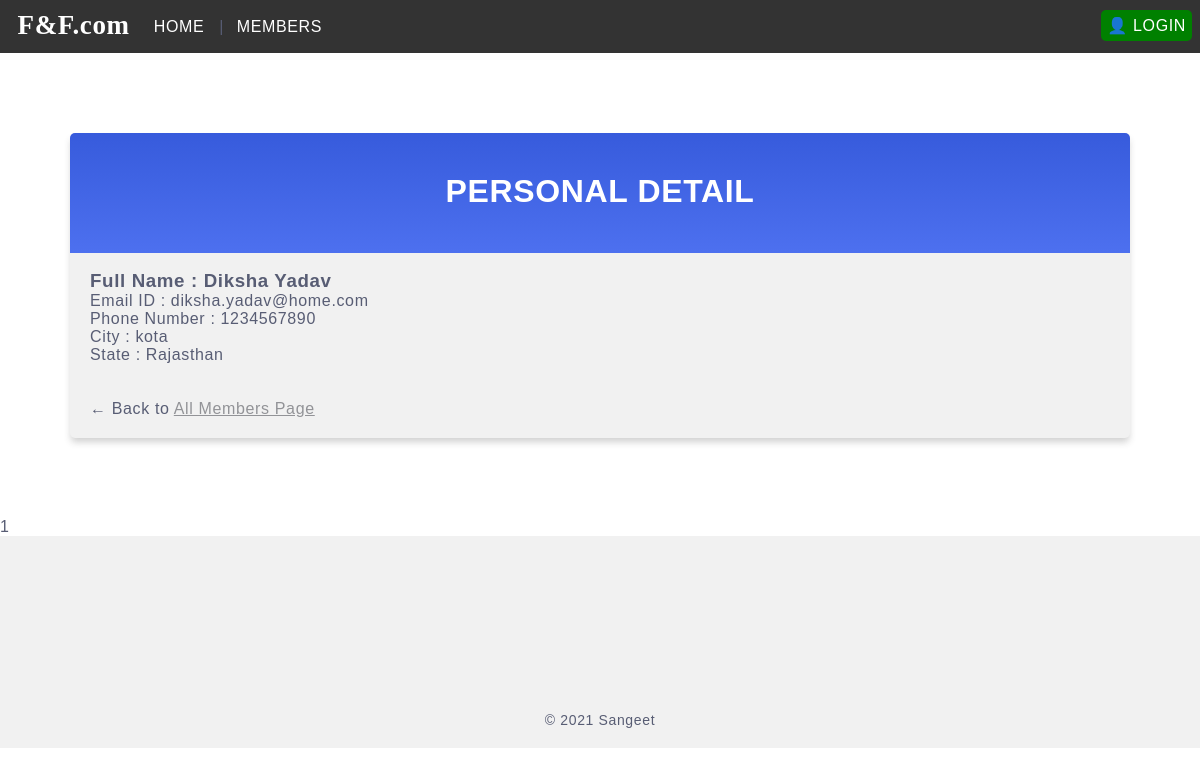
The app's page /members/details/2 with its own data.
### members/models.py (models this page shows)
class Member(models.Model):
    user = models.ForeignKey(User, on_delete=models.CASCADE, default=1)
    first_name = models.CharField(max_length=255)
    last_name = models.CharField(max_length=255)
    email = models.EmailField(null=True)
    phone = models.CharField(max_length=10, null=True)
    city = models.CharField(max_length=255, default='kota')
    state = models.CharField(max_length=20, default='Rajasthan')
    class Meta:
        verbose_name_plural = 'Membars'

### members/views.py (the view)
# urls.py: path('members/details/<int:id>', views.details, name='details'),
def details(request, id):
    template = loader.get_template('details.html')
    member = Member.objects.get(id=id)
    context = {
        'member' : member,
    }
    return HttpResponse(template.render(context,request))

### members/templates/details.html (shortened to what this page needs)
{% extends 'master.html' %}
{% block content %}
    <div class="mycard">
        <h1>PERSONAL DETAIL</h1>
        <h3>Full Name : {{member.first_name}} {{member.last_name}}</h3>
        <p>Email ID : {{member.email}}</p>
        <p>Phone Number : {{member.phone}}</p>
        <p>City : {{member.city}}</p>
        <p>State : {{member.state}}</p>
        <br><br>
        <p>&larr; Back to <a href="/members">All Members Page</a></p>
    </div>1
{% endblock %}

### mystaticfiles/myglobal.css (style rules this page uses)
* { margin:0; font-family: 'Source Sans Pro', sans-serif; letter-spacing: 0.64px; color: #585d74; }
.mycard { background-color: #f1f1f1; background-image: linear-gradient(to bottom, #375BDC, #4D70EF); background-size: 100% 120px; background-repeat: no-repeat; margin: 80px auto; width: 85%; border-radius: 5px; box-shadow: 0 5px 7px -1px rgba(51, 51, 51, 0.23); padding: 20px; }
.mycard h1 { text-align: center; color:#ffffff; margin:20px 0 60px 0; }
a:link, a:visited { color: #929397; }

### records on screen
Member: first_name "Diksha", last_name "Yadav", email "diksha.yadav@home.com", phone "1234567890", city "kota", state "Rajasthan"
